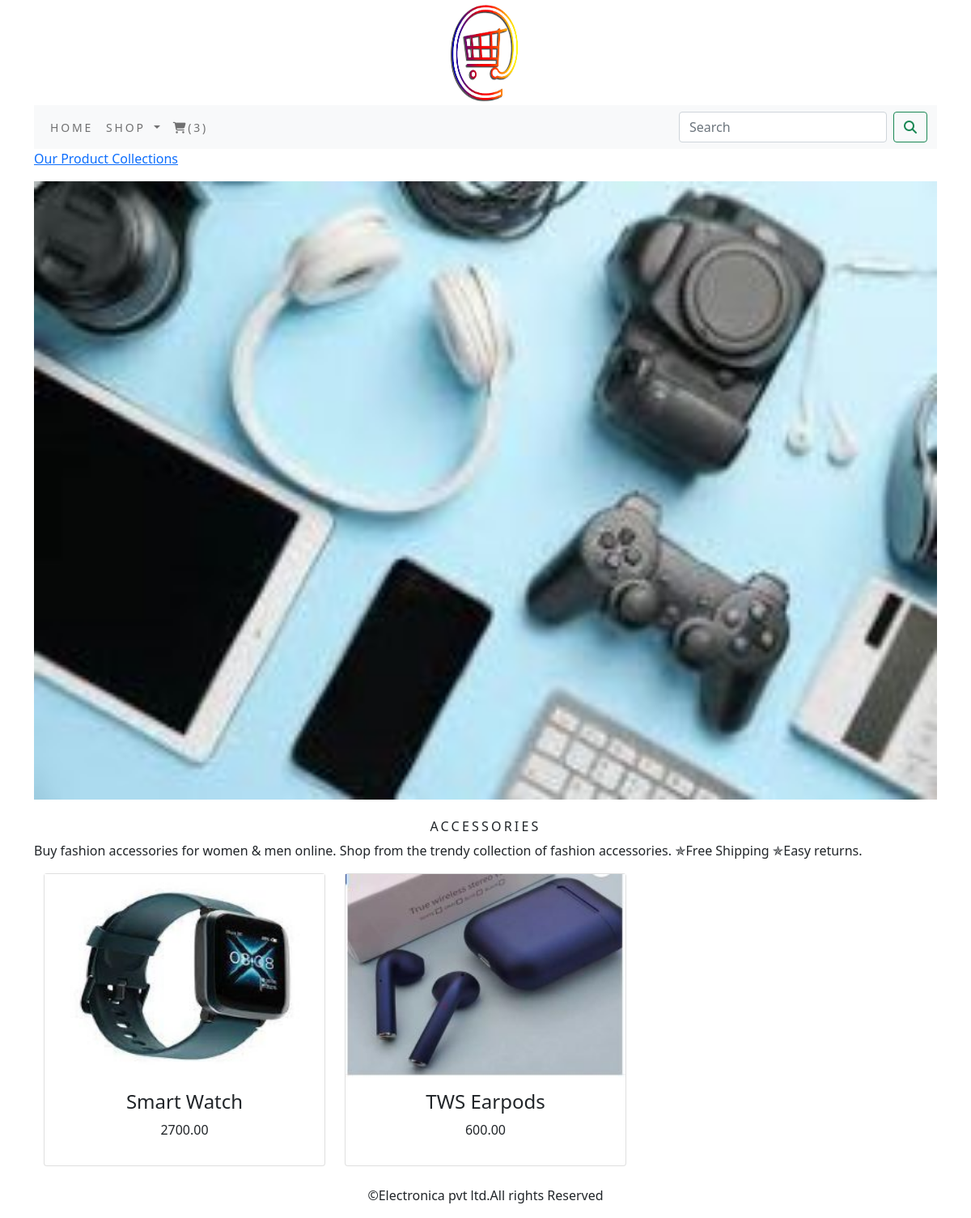
The app's page /shop/accessories/ with its own data.
### shop/models.py (models this page shows, shortened)
class Category(models.Model):
    name=models.CharField(max_length=250,unique=True)
    slug=models.SlugField(max_length=250,unique=True)
    description=models.TextField(blank=True)
    image=models.ImageField(upload_to='category',blank=True)
    class Meta:
        ordering=('name',)
        verbose_name='category'
        verbose_name_plural='categories'
    def get_url(self):
        return reverse ('shop:products_by_category',args=[self.slug])

class Product(models.Model):
    name = models.CharField(max_length=250, unique=True)
    slug = models.SlugField(max_length=250, unique=True)
    description = models.TextField(blank=True)
    price=models.DecimalField(max_digits=10,decimal_places=2)
    category=models.ForeignKey(Category,on_delete=models.CASCADE)
    image = models.ImageField(upload_to='product', blank=True)
    stock=models.IntegerField()
    available=models.BooleanField(default=True)
    created=models.DateTimeField(auto_now_add=True)
    updated=models.DateTimeField(auto_now=True)
    def get_url(self):
        return reverse ('shop:prodCatdetail',args=[self.category.slug,self.slug])
    class Meta:
        ordering = ('name',)
        verbose_name = 'product'
        verbose_name_plural = 'products'

### shop/views.py (the view)
# urls.py: path('',views.allProdCat,name='allProdCat'),
def allProdCat(request,c_slug=None):
    c_page=None
    products_list=None
    if c_slug!=None:
        c_page=get_object_or_404(Category,slug=c_slug)
        products_list=Product.objects.all().filter(category=c_page,available=True)
    else:
        products_list=Product.objects.all().filter(available=True)
    paginator=Paginator(products_list,6)
    try:
        page=int(request.GET.get('page','1'))
    except:
        page=1
    try:
        products=paginator.page(page)
    except (EmptyPage,InvalidPage):
        products=Paginator.page(paginator.num_pages)
    return render(request,"category.html",{'category':c_page,'products':products})

### cart/context_processors.py (called while the page is built)
def counter(request):
    item_count=0
    if 'admin' in request.path:
        return {}
    else:
        try:
            cart=Cart.objects.filter(cart_id=_cart_id(request))
            cart_items=CartItem.objects.all().filter(cart=cart[:1])
            for cart_item in cart_items:
                item_count+= cart_item.quantity
        except Cart.DoesNotExist:
            item_count+=0
    return dict(item_count=item_count)

### cart/views.py (called while the page is built)
def _cart_id(request):
    cart=request.session.session_key
    if not cart:
        cart=request.session.create()
        return cart

### shop/context_processors.py (called while the page is built)
def menu_links(request):
    links=Category.objects.all()
    return dict(links=links)

### templates/category.html (shortened to what this page needs)
{% extends 'base.html' %}
{% load static %}
{% block content %}
     {% if category %}
     <div>
        <div class="row my_row_class">
            <div class="mx-auto">
          <p><a href="{% url 'shop:allProdCat' %}">Our Product Collections</a></p>
            </div>
        </div>
     </div>
     {% endif %}
<div class="mx-auto">
    {% if category %}
       <img class="my_image" src="{{category.image.url}}" alt="{{category.name}}">
</div>
     <br>
<div>
    <h1 class="text-center my_title">{{category.name}}</h1>
    <p class="text-justify">{{category.description}}</p>
</div>
    {% endif %}
<div class="container">
  <div class="row mx_auto">
    {% for product in products.object_list %}
    <div class="my_bottom_margin col-9 col-sm-12  col-md-4 col-lg-4">
      <div class="card text-center" style="min-width:18rem;">
         <a href="{{product.get_url}}"><img class="card_img_top my_image" src="{{product.image.url}}" alt="{{product.name}}"></a>
        <div class="card-body">
           <h4>{{product.name}}</h4>
           <p>{{product.price}}</p>
        </div>
      </div>
    </div>
    {% endfor %}
  </div>
    <br>
</div>
{% endblock %}

### static/css/custom.css (style rules this page uses)
body { font-family: 'Lato', sans-serif; }
.my_image { width:100%; height:auto; }
.my_title { font-size:16px; text-transform:uppercase; letter-spacing:.2em; }
.my_bottom_margin { margin_bottom:10px; }

### records on screen
Category: image (picture), name "ACCESSORIES", description "Buy fashion accessories for women & men online. Shop from the trendy collection of fashion accessories. ✯Free Shipping ✯Easy returns."
Product: image (picture), name "Smart Watch", price "2700.00"
Product: image (picture), name "TWS Earpods", price "600.00"

### other values on screen
{{ item_count }} "3"
